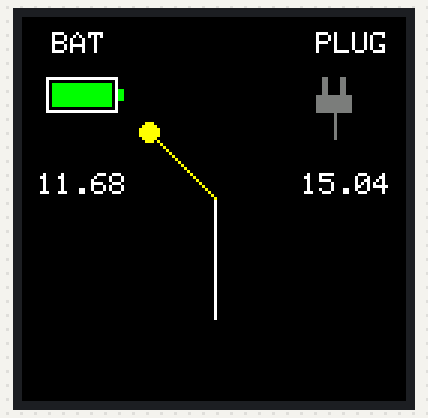
A sketch run on a simulated Arduino Uno, built with avr-gcc and run on an emulated ATmega328P. Shown: 128×128 colour display. Random numbers use the default seed unless the sketch sets one.

Above: at 0.2 s.
At 3.1 s:
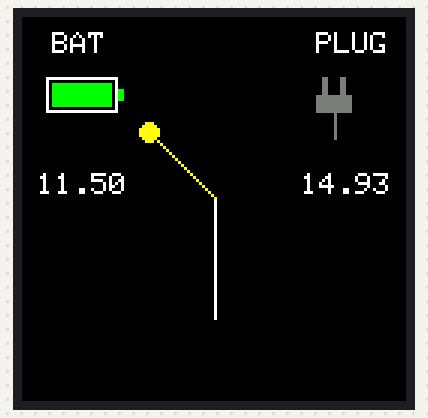
At 8.5 s:
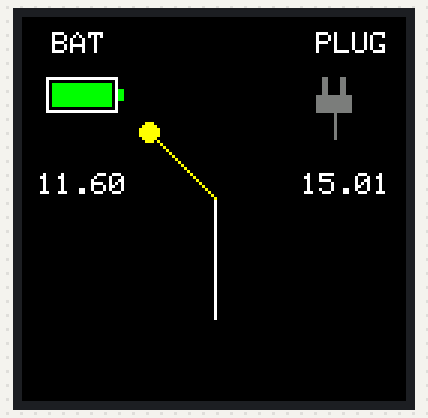
At 18.6 s:
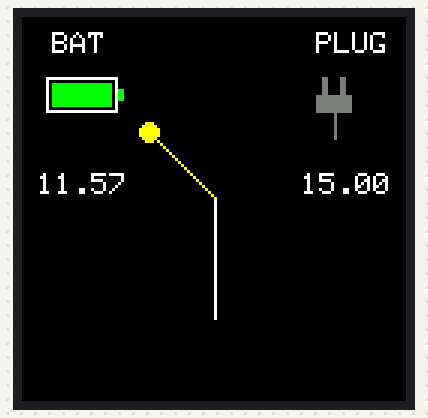
At 28.6 s:
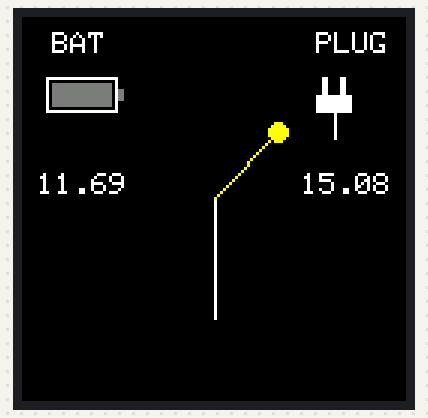
At 38.6 s:
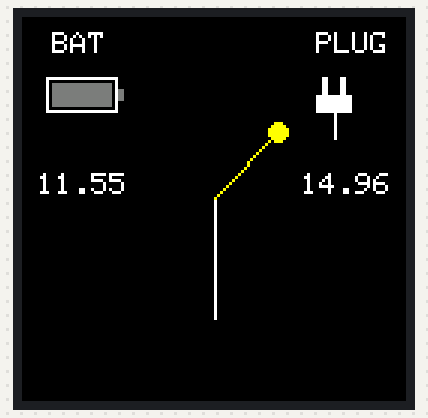

The sketch:

ScreenPowerSwitch.ino
```cpp
#include <Adafruit_GFX.h>
#include <Adafruit_ST7735.h>
#include <SPI.h>

#define ST77XX_DARKGREY 0x7BEF

#define TFT_CS 10
#define TFT_DC 9
#define TFT_RST 8

// Defineer de rotatie (0, 1, 2, 3)
#define DISPLAY_ROTATION 3  // 0 = 0 graden, 1 = 90 graden, 2 = 180 graden, 3 = 270 graden

Adafruit_ST7735 tft = Adafruit_ST7735(TFT_CS, TFT_DC, TFT_RST);

enum PowerSource { BATTERY,
                   PLUG };
PowerSource currentPower = BATTERY;

unsigned long lastSwitch = 0;
const unsigned long switchInterval = 4000;

unsigned long lastVoltageUpdate = 0;
const unsigned long voltageUpdateInterval = 1000;

const int centerX = 64;
const int centerY = 60;
const int armLength = 30;
const int batCenterX = 20;
const int plugCenterX = 108;

// Vorige armpositie
float lastArmX = centerX;
float lastArmY = centerY;

// Spanningswaarden
float vBat = 11.4;
float vPlug = 15;

// ------------------------ Spanningsimulatie ------------------------
float simulateVoltage(float base, int variation = 100) {
  return base + (random(-variation, variation) / 1000.0);
}

// ------------------------ Iconen ------------------------
void drawBatteryIcon(int x, int y, bool active) {
  uint16_t color = active ? ST77XX_GREEN : ST77XX_DARKGREY;
  tft.drawRect(x, y, 24, 12, ST77XX_WHITE);
  tft.fillRect(x + 24, y + 4, 2, 4, color);
  tft.fillRect(x + 2, y + 2, 20, 8, color);
}

void drawPlugIcon(int x, int y, bool active) {
  uint16_t color = active ? ST77XX_WHITE : ST77XX_DARKGREY;
  tft.fillRect(x + 4, y, 2, 6, color);
  tft.fillRect(x + 10, y, 2, 6, color);
  tft.fillRect(x + 2, y + 6, 12, 6, color);
  tft.drawLine(x + 8, y + 12, x + 8, y + 20, color);
}

// ------------------------ Spanningsweergave ------------------------
void drawVoltageCentered(float voltage, int centerX) {
  char buf[10];
  dtostrf(voltage, 4, 2, buf);      // bv: "3.70"
  int textWidth = 6 * strlen(buf);  // letterbreedte 6px bij textSize 1
  int x = centerX - (textWidth / 2);

  tft.setTextSize(1);
  tft.setTextColor(ST77XX_WHITE, ST77XX_BLACK);
  tft.setCursor(x, 52);
  tft.print("     ");  // wissen
  tft.setCursor(x, 52);
  tft.print(buf);
}

void drawAllVoltages() {
  drawVoltageCentered(vBat, batCenterX);
  drawVoltageCentered(vPlug, plugCenterX);
}

void drawIcons() {
  tft.setTextSize(1);
  tft.setTextColor(ST77XX_WHITE);
  tft.setCursor(batCenterX - 10, 5);
  tft.print("BAT");
  tft.setCursor(plugCenterX - 10, 5);
  tft.print("PLUG");

  drawBatteryIcon(batCenterX - 12, 20, currentPower == BATTERY);
  drawPlugIcon(plugCenterX - 12, 20, currentPower == PLUG);
  drawAllVoltages();
}

// ------------------------ Arm-animatie ------------------------
void drawSwitchArm(float angleDeg, uint16_t color, bool drawDot = false) {
  // Wis vorige arm
  tft.drawLine(centerX, centerY, lastArmX, lastArmY, ST77XX_BLACK);
  if (drawDot) {
    tft.fillCircle(lastArmX, lastArmY, 3, ST77XX_BLACK);
  }

  // Centrale draad
  tft.drawLine(centerX, centerY + 40, centerX, centerY, ST77XX_WHITE);

  // Nieuwe armpositie
  float angleRad = angleDeg * PI / 180.0;
  int endX = centerX + sin(angleRad) * armLength;
  int endY = centerY - cos(angleRad) * armLength;

  // Teken arm
  tft.drawLine(centerX, centerY, endX, endY, color);
  if (drawDot) {
    tft.fillCircle(endX, endY, 3, ST77XX_YELLOW);
  }

  lastArmX = endX;
  lastArmY = endY;
}

void animateSwitch(PowerSource from, PowerSource to) {
  int startAngle = (from == BATTERY) ? -45 : 45;
  int endAngle = (to == BATTERY) ? -45 : 45;
  int steps = 10;

  for (int i = 0; i <= steps; i++) {
    float t = i / (float)steps;
    float angle = startAngle + (endAngle - startAngle) * t;
    drawSwitchArm(angle, ST77XX_YELLOW, true);
    delay(40);
  }

  currentPower = to;
  drawIcons();
  drawSwitchArm(endAngle, ST77XX_YELLOW, true);
}

// ------------------------ Setup & Loop ------------------------
void setup() {
  randomSeed(analogRead(0));
  tft.initR(INITR_144GREENTAB);
  tft.setRotation(DISPLAY_ROTATION);  // Stel de rotatie in op basis van de define
  tft.fillScreen(ST77XX_BLACK);

  vBat = simulateVoltage(11.6);
  vPlug = simulateVoltage(15.0);
  drawIcons();
  drawSwitchArm(-45, ST77XX_YELLOW, true);
}

void loop() {
  unsigned long now = millis();

  // Wissel power source
  if (now - lastSwitch > switchInterval) {
    PowerSource next = (currentPower == BATTERY) ? PLUG : BATTERY;
    animateSwitch(currentPower, next);
    lastSwitch = now;
  }

  // Spanningen verversen
  if (now - lastVoltageUpdate > voltageUpdateInterval) {
    vBat = simulateVoltage(11.6);
    vPlug = simulateVoltage(15.0);
    drawAllVoltages();
    lastVoltageUpdate = now;
  }
}
```

Measured:
- what the display in image 1 shows lasts 1.0 s, from 3.0 s to 4.0 s
